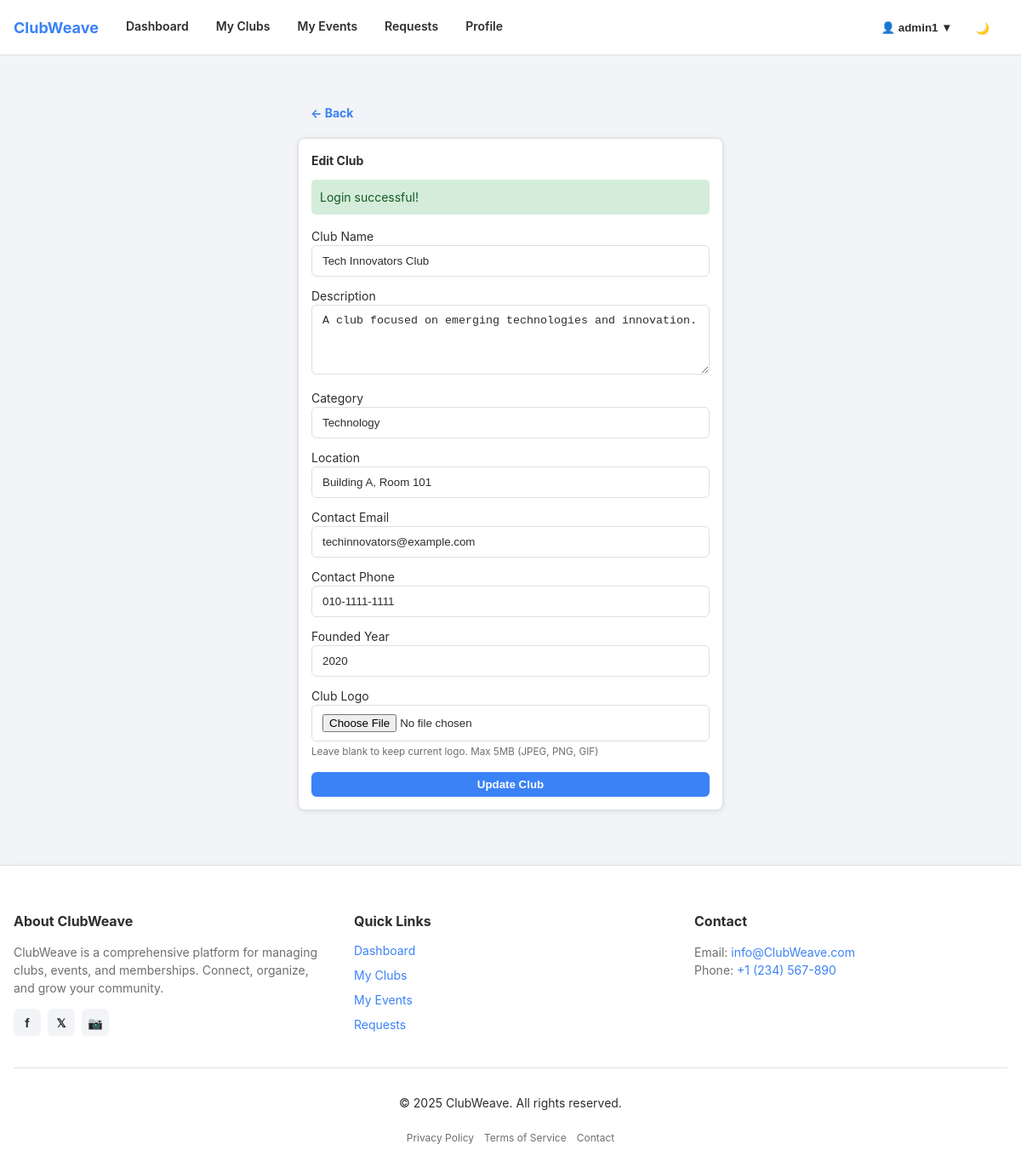
Screenshot of /clubadmin/edit_club.php?id=33 (signed in) with the database file from the repository.
### tables this page shows
CREATE TABLE `clubs` (
  `id` int(11) NOT NULL,
  `name` varchar(100) NOT NULL,
  `description` text DEFAULT NULL,
  `category` varchar(50) DEFAULT NULL,
  `location` varchar(100) DEFAULT NULL,
  `contact_email` varchar(100) DEFAULT NULL,
  `contact_phone` varchar(20) DEFAULT NULL,
  `logo` varchar(255) DEFAULT NULL,
  `founded_year` year(4) DEFAULT NULL,
  `created_by` int(11) NOT NULL,
  `created_at` timestamp NOT NULL DEFAULT current_timestamp(),
  `updated_at` datetime DEFAULT current_timestamp() ON UPDATE current_timestamp()
);

### clubadmin/edit_club.php (the view, shortened to what this page needs)
<?php
include '../includes/database.php';
include '../includes/functions.php';
include '../includes/header.php';
$club_id = intval($_GET['id']);
$user_id = $_SESSION['user_id'];
$stmt = $connection->prepare("SELECT * FROM clubs WHERE id = ? AND created_by = ?");
$stmt->bind_param("ii", $club_id, $user_id);
$stmt->execute();
$club = $stmt->get_result()->fetch_assoc();
?>
<main>
<div class="container mt-4">
    <div style="max-width: 500px; margin: 0 auto;">
        <a href="manage_clubs.php" class="btn btn-ghost mb-3">← Back</a>
        <div class="card">
            <div class="card-header">Edit Club</div>
            <div class="card-body">
                <form method="POST" enctype="multipart/form-data">
                    <div class="form-group">
                        <label for="name">Club Name</label>
                        <input type="text" id="name" name="name" class="form-control" value="<?= htmlspecialchars($club['name']) ?>" required>
                    </div>
                    <div class="form-group">
                        <label for="description">Description</label>
                        <textarea id="description" name="description" class="form-control" rows="4" required><?= htmlspecialchars($club['description']) ?></textarea>
                    </div>
                    <div class="form-group">
                        <label for="category">Category</label>
                        <input type="text" id="category" name="category" class="form-control" value="<?= htmlspecialchars($club['category']) ?>">
                    </div>
                    <div class="form-group">
                        <label for="location">Location</label>
                        <input type="text" id="location" name="location" class="form-control" value="<?= htmlspecialchars($club['location']) ?>">
                    </div>
                    <div class="form-group">
                        <label for="contact_email">Contact Email</label>
                        <input type="email" id="contact_email" name="contact_email" class="form-control" value="<?= htmlspecialchars($club['contact_email']) ?>" required>
                    </div>
                    <div class="form-group">
                        <label for="contact_phone">Contact Phone</label>
                        <input type="text" id="contact_phone" name="contact_phone" class="form-control" value="<?= htmlspecialchars($club['contact_phone']) ?>">
                    </div>
                    <div class="form-group">
                        <label for="founded_year">Founded Year</label>
                        <input type="number" id="founded_year" name="founded_year" class="form-control" min="1900" max="<?= date('Y') ?>" value="<?= htmlspecialchars($club['founded_year']) ?>">
                    </div>
                    <div class="form-group">
                        <label for="logo">Club Logo</label>
                        <input type="file" id="logo" name="logo" class="form-control" accept="image/*">
                        <small class="text-muted">Leave blank to keep current logo. Max 5MB (JPEG, PNG, GIF)</small>
                    </div>
                    <button type="submit" name="update_club" class="btn btn-primary" style="width: 100%;">Update Club</button>
                </form>
            </div>
        </div>
    </div>
</main>
<?php include '../includes/footer.php'; ?>

### assets/css/styles.css (style rules this page uses)
:root { --color-primary: #3b82f6; --color-primary-600: #2563eb; --color-primary-700: #1d4ed8; --color-primary-rgb: 59, 130, 246; --color-secondary: #5caab7; --color-accent: #f6c453; --text: #2d2d2d; --text-muted: #6e6e6e; --surface-1: #ffffff; --surface-2: #f2f4f7; --border-color: #dcdfe3; --success: #22c55e; --danger-hover: #ef4444; --danger: #f87171; --warning: #f4c430; --space-1: 4px; --space-2: 8px; --space-3: 12px; --space-4: 16px; --space-5: 24px; --space-6: 32px; --radius-sm: 6px; --radius-md: 8px; --radius-lg: 12px; --radius-pill: 999px; --shadow-sm: 0 6px 18px rgba(0, 0, 0, 0.05); --shadow-lg: 0 20px 40px rgba(0, 0, 0, 0.1); --font-sans: -apple-system, BlinkMacSystemFont, "Segoe UI", Roboto, "Helvetica Neue", Arial, sans-serif; --fs-xs: 12px; --fs-sm: 14px; --fs-md: 16px; --fs-lg: 20px; --fs-xl: 24px; --lh-normal: 1.5; }
* { box-sizing: border-box; }
html, body { height: 100%; margin: 0; padding: 0; }
body { font-family: var(--font-sans); color: var(--text); background: var(--surface-2); font-size: var(--fs-sm); line-height: var(--lh-normal); }
a { color: var(--color-primary); text-decoration: none; }
.container { max-width: 1200px; margin: var(--space-6) auto; padding: 0 var(--space-4); }
.text-muted { color: var(--text-muted); }
html, body { height: 100%; margin: 0; }
body { display: flex; flex-direction: column; min-height: 100vh; }
main { flex: 1; padding: var(--space-6) var(--space-4); }
.card { background: var(--surface-1); border-radius: var(--radius-md); box-shadow: var(--shadow-sm); padding: var(--space-4); border: 1px solid var(--border-color); margin-bottom: var(--space-4); }
.card-header { font-weight: 700; margin-bottom: var(--space-3); }
.card { padding: 15px; border-radius: 8px; box-shadow: 0 1px 6px rgba(0,0,0,0.1); }
.btn { display: inline-block; padding: 6px 14px; border-radius: var(--radius-sm); font-weight: 700; cursor: pointer; transition: all 0.15s ease; border: 1px solid transparent; margin-top: 2px; margin-right: 6px; }
.btn-primary { background: var(--color-primary); color: #fff; }
.btn-ghost { background: transparent; color: var(--color-primary); border: 1px solid transparent; }
.form-group { margin-bottom: var(--space-3); }
.form-control { width: 100%; padding: 10px 12px; border: 1px solid var(--border-color); border-radius: var(--radius-sm); background: var(--surface-1); color: var(--text); }
.mt-4 { margin-top: var(--space-4); }
.mb-3 { margin-bottom: var(--space-3); }

### rows the page displays
clubs: name "Tech Innovators Club", description "A club focused on emerging technologies and innovation.", category "Technology", location "Building A, Room 101", contact_email "techinnovators@example.com", contact_phone "010-1111-1111", founded_year "2020"

### other values shown
$user_name "admin1"
$success "Login successful!"
